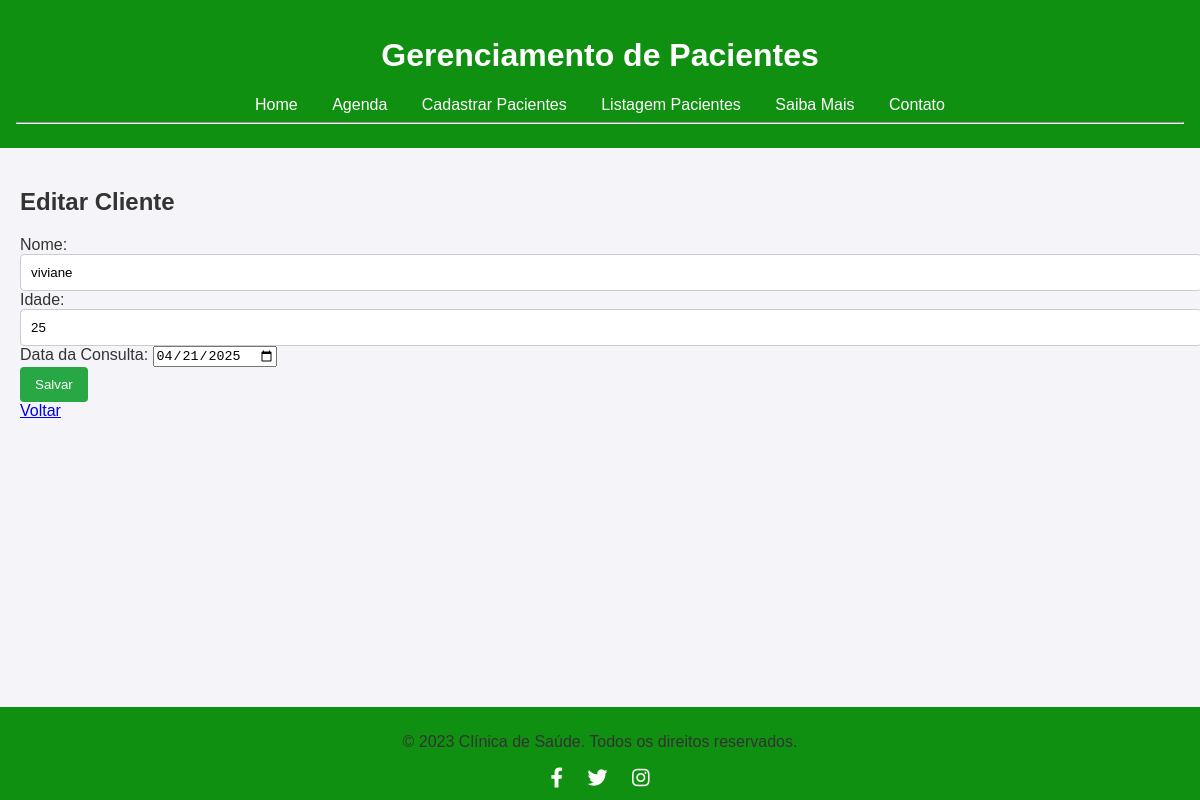
Screenshot of /editar/15 with the database file from the repository.
### tables this page shows
CREATE TABLE clientes (
            id INTEGER PRIMARY KEY AUTOINCREMENT,
            nome TEXT NOT NULL,
            idade TEXT NOT NULL,
            data_cadastro TEXT NOT NULL  
        );

### app.py (the view, shortened to what this page needs)
@app.route('/editar/<int:index>', methods=['GET', 'POST'])
def editar(index):
    conn = get_db_connection()
    cliente = conn.execute('SELECT * FROM clientes WHERE id = ?', (index,)).fetchone()
    conn.close()
    return render_template('form.html', titulo='Editar Cliente', cliente=cliente)

### app.py (called while the page is built)
def get_db_connection():
    conn = sqlite3.connect('database.db')
    conn.row_factory = sqlite3.Row
    return conn

### Templates/form.html (shortened to what this page needs)
{% extends 'base.html' %}
{% block conteudo %}
    <h2>{{ titulo }}</h2>
    <form method="post">
        <label for="nome">Nome:</label>
        <input type="text" id="nome" name="nome" value="{{ cliente.nome if cliente else '' }}" required><br>
        <label for="idade">Idade:</label>
        <input type="text" id="idade" name="idade" value="{{ cliente.idade if cliente else '' }}" required><br>
        <label for="data_cadastro">Data da Consulta:</label>
        <input type="date" id="data_cadastro" name="data_cadastro" value="{{ cliente.data_cadastro if cliente else '' }}" required><br>
        <button type="submit">Salvar</button>
    </form>
    <a href="{{ url_for('index') }}">Voltar</a>
{% endblock %}

### Templates/base.html (style rules this page uses)
body { font-family: Arial, sans-serif; margin: 0; padding: 0; background-color: #f4f4f9; color: #333; }
input[type="text"], input[type="number"] { width: 100%; padding: 10px; border: 1px solid #ccc; border-radius: 4px; }
button { background: #28a745; color: white; padding: 10px 15px; border: none; border-radius: 4px; cursor: pointer; }

### rows the page displays
clientes: nome "viviane", idade "25", data_cadastro "04/21/2025"

### other values shown
{{ titulo }} "Editar Cliente"
